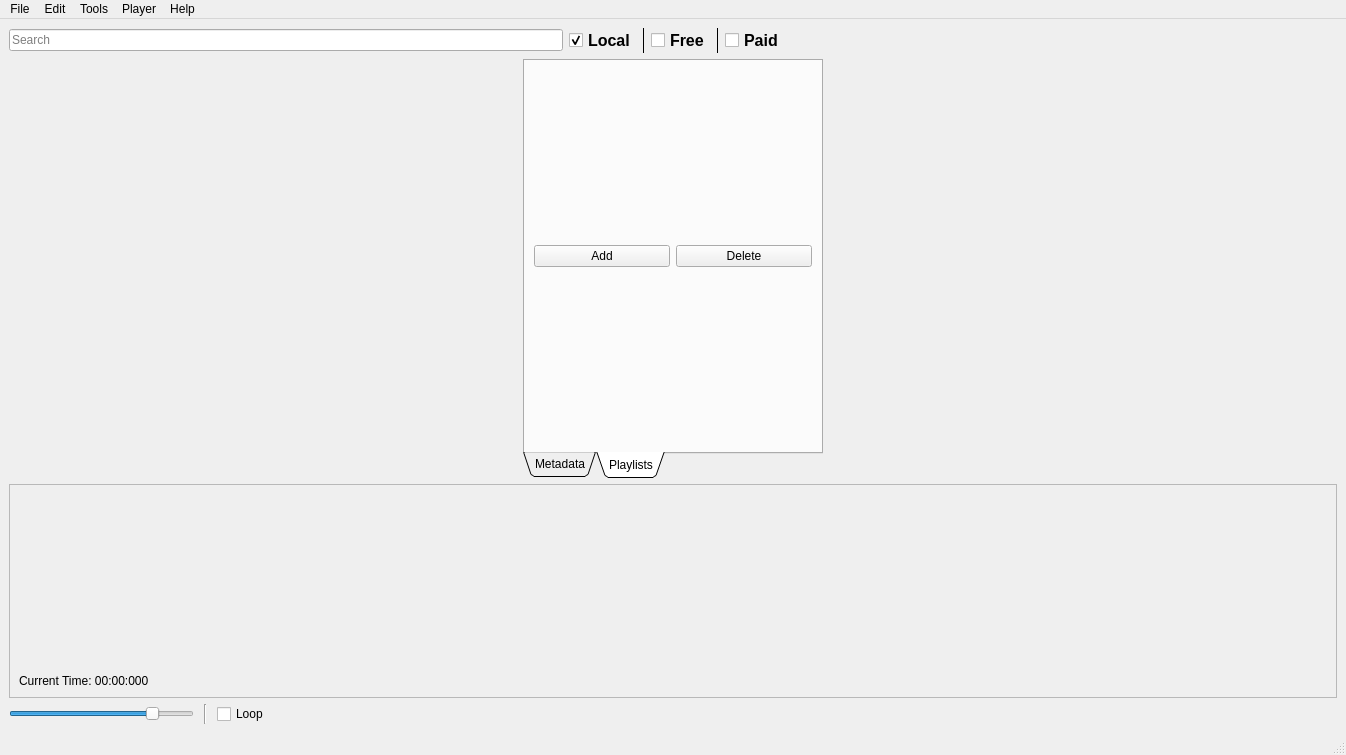
<?xml version="1.0" encoding="UTF-8"?>
<ui version="4.0">
 <class>MainWindow</class>
 <widget class="QMainWindow" name="MainWindow">
  <property name="geometry">
   <rect>
    <x>0</x>
    <y>0</y>
    <width>1346</width>
    <height>755</height>
   </rect>
  </property>
  <property name="windowTitle">
   <string>Sound Library</string>
  </property>
  <property name="windowIcon">
   <iconset>
    <normaloff>../../smith/Desktop/Downloads/Player_-_Audio_Full-512.png</normaloff>../../smith/Desktop/Downloads/Player_-_Audio_Full-512.png</iconset>
  </property>
  <widget class="QWidget" name="centralwidget">
   <layout class="QGridLayout" name="gridLayout">
    <item row="5" column="0">
     <widget class="QFrame" name="player">
      <property name="sizePolicy">
       <sizepolicy hsizetype="Preferred" vsizetype="Fixed">
        <horstretch>0</horstretch>
        <verstretch>0</verstretch>
       </sizepolicy>
      </property>
      <property name="minimumSize">
       <size>
        <width>0</width>
        <height>200</height>
       </size>
      </property>
      <property name="sizeIncrement">
       <size>
        <width>0</width>
        <height>0</height>
       </size>
      </property>
      <property name="baseSize">
       <size>
        <width>0</width>
        <height>0</height>
       </size>
      </property>
      <property name="frameShape">
       <enum>QFrame::StyledPanel</enum>
      </property>
      <property name="frameShadow">
       <enum>QFrame::Raised</enum>
      </property>
      <layout class="QGridLayout" name="gridLayout_2">
       <property name="verticalSpacing">
        <number>0</number>
       </property>
       <item row="1" column="0">
        <layout class="QVBoxLayout" name="verticalLayout">
         <property name="sizeConstraint">
          <enum>QLayout::SetDefaultConstraint</enum>
         </property>
         <item>
          <widget class="QLabel" name="playerAlbumImageLbl">
           <property name="enabled">
            <bool>true</bool>
           </property>
           <property name="sizePolicy">
            <sizepolicy hsizetype="Preferred" vsizetype="Preferred">
             <horstretch>0</horstretch>
             <verstretch>0</verstretch>
            </sizepolicy>
           </property>
           <property name="minimumSize">
            <size>
             <width>180</width>
             <height>180</height>
            </size>
           </property>
           <property name="sizeIncrement">
            <size>
             <width>64</width>
             <height>0</height>
            </size>
           </property>
           <property name="text">
            <string/>
           </property>
           <property name="scaledContents">
            <bool>true</bool>
           </property>
          </widget>
         </item>
         <item>
          <widget class="QLabel" name="currentTimeLabel">
           <property name="text">
            <string>Current Time: 00:00:000</string>
           </property>
          </widget>
         </item>
        </layout>
       </item>
      </layout>
     </widget>
    </item>
    <item row="2" column="0">
     <layout class="QHBoxLayout" name="horizontalLayout">
      <item>
       <widget class="QLineEdit" name="searchLineEdit">
        <property name="acceptDrops">
         <bool>false</bool>
        </property>
        <property name="placeholderText">
         <string>Search</string>
        </property>
       </widget>
      </item>
      <item>
       <widget class="QCheckBox" name="topbarLibraryLocalCheckbox">
        <property name="font">
         <font>
          <pointsize>12</pointsize>
          <weight>75</weight>
          <bold>true</bold>
         </font>
        </property>
        <property name="layoutDirection">
         <enum>Qt::LeftToRight</enum>
        </property>
        <property name="text">
         <string>Local</string>
        </property>
        <property name="shortcut">
         <string>Ctrl+L</string>
        </property>
        <property name="checked">
         <bool>true</bool>
        </property>
       </widget>
      </item>
      <item>
       <widget class="Line" name="line">
        <property name="windowModality">
         <enum>Qt::ApplicationModal</enum>
        </property>
        <property name="frameShadow">
         <enum>QFrame::Plain</enum>
        </property>
        <property name="orientation">
         <enum>Qt::Vertical</enum>
        </property>
       </widget>
      </item>
      <item>
       <widget class="QCheckBox" name="topbarLibraryFreeCheckbox">
        <property name="font">
         <font>
          <pointsize>12</pointsize>
          <weight>75</weight>
          <bold>true</bold>
         </font>
        </property>
        <property name="layoutDirection">
         <enum>Qt::LeftToRight</enum>
        </property>
        <property name="text">
         <string>Free</string>
        </property>
        <property name="shortcut">
         <string>Ctrl+F</string>
        </property>
        <property name="checked">
         <bool>false</bool>
        </property>
       </widget>
      </item>
      <item>
       <widget class="Line" name="line_2">
        <property name="frameShadow">
         <enum>QFrame::Plain</enum>
        </property>
        <property name="orientation">
         <enum>Qt::Vertical</enum>
        </property>
       </widget>
      </item>
      <item>
       <widget class="QCheckBox" name="topbarLibraryPaidCheckbox">
        <property name="font">
         <font>
          <pointsize>12</pointsize>
          <weight>75</weight>
          <bold>true</bold>
         </font>
        </property>
        <property name="layoutDirection">
         <enum>Qt::LeftToRight</enum>
        </property>
        <property name="text">
         <string>Paid</string>
        </property>
        <property name="shortcut">
         <string>Ctrl+P</string>
        </property>
        <property name="checked">
         <bool>false</bool>
        </property>
        <property name="tristate">
         <bool>false</bool>
        </property>
       </widget>
      </item>
      <item>
       <spacer name="horizontalSpacer">
        <property name="orientation">
         <enum>Qt::Horizontal</enum>
        </property>
        <property name="sizeHint" stdset="0">
         <size>
          <width>40</width>
          <height>20</height>
         </size>
        </property>
       </spacer>
      </item>
     </layout>
    </item>
    <item row="4" column="0">
     <layout class="QHBoxLayout" name="mainWidget">
      <property name="sizeConstraint">
       <enum>QLayout::SetFixedSize</enum>
      </property>
      <item>
       <widget class="QTabWidget" name="sidebar">
        <property name="sizePolicy">
         <sizepolicy hsizetype="Maximum" vsizetype="Expanding">
          <horstretch>0</horstretch>
          <verstretch>0</verstretch>
         </sizepolicy>
        </property>
        <property name="minimumSize">
         <size>
          <width>300</width>
          <height>0</height>
         </size>
        </property>
        <property name="tabPosition">
         <enum>QTabWidget::South</enum>
        </property>
        <property name="tabShape">
         <enum>QTabWidget::Triangular</enum>
        </property>
        <property name="currentIndex">
         <number>1</number>
        </property>
        <property name="elideMode">
         <enum>Qt::ElideNone</enum>
        </property>
        <property name="movable">
         <bool>true</bool>
        </property>
        <widget class="QWidget" name="metaTab">
         <attribute name="title">
          <string>Metadata</string>
         </attribute>
         <layout class="QVBoxLayout" name="verticalLayout_2">
          <item>
           <widget class="QLabel" name="metaAlbumImageLbl">
            <property name="sizePolicy">
             <sizepolicy hsizetype="Fixed" vsizetype="Fixed">
              <horstretch>0</horstretch>
              <verstretch>0</verstretch>
             </sizepolicy>
            </property>
            <property name="minimumSize">
             <size>
              <width>100</width>
              <height>100</height>
             </size>
            </property>
            <property name="maximumSize">
             <size>
              <width>16777215</width>
              <height>16777215</height>
             </size>
            </property>
            <property name="sizeIncrement">
             <size>
              <width>0</width>
              <height>0</height>
             </size>
            </property>
            <property name="baseSize">
             <size>
              <width>0</width>
              <height>0</height>
             </size>
            </property>
            <property name="text">
             <string/>
            </property>
            <property name="scaledContents">
             <bool>true</bool>
            </property>
           </widget>
          </item>
          <item>
           <widget class="QScrollArea" name="metaArea">
            <property name="widgetResizable">
             <bool>true</bool>
            </property>
            <widget class="QWidget" name="metaAreaContents">
             <property name="geometry">
              <rect>
               <x>0</x>
               <y>0</y>
               <width>274</width>
               <height>261</height>
              </rect>
             </property>
             <layout class="QVBoxLayout" name="verticalLayout_3">
              <property name="sizeConstraint">
               <enum>QLayout::SetFixedSize</enum>
              </property>
             </layout>
            </widget>
           </widget>
          </item>
         </layout>
        </widget>
        <widget class="QWidget" name="playlistsTab">
         <attribute name="title">
          <string>Playlists</string>
         </attribute>
         <layout class="QGridLayout" name="gridLayout_3">
          <item row="1" column="1">
           <widget class="QPushButton" name="playlistDeleteBtn">
            <property name="text">
             <string>Delete</string>
            </property>
           </widget>
          </item>
          <item row="1" column="0">
           <widget class="QPushButton" name="playlistAddBtn">
            <property name="text">
             <string>Add</string>
            </property>
           </widget>
          </item>
          <item row="0" column="0" colspan="2">
           <layout class="QGridLayout" name="playlistWidgetContainer"/>
          </item>
         </layout>
        </widget>
       </widget>
      </item>
     </layout>
    </item>
    <item row="6" column="0">
     <layout class="QGridLayout" name="lowerPlayer">
      <property name="horizontalSpacing">
       <number>10</number>
      </property>
      <item row="0" column="0">
       <widget class="QSlider" name="volumeSlider">
        <property name="maximumSize">
         <size>
          <width>185</width>
          <height>16777215</height>
         </size>
        </property>
        <property name="autoFillBackground">
         <bool>false</bool>
        </property>
        <property name="styleSheet">
         <string notr="true"/>
        </property>
        <property name="maximum">
         <number>100</number>
        </property>
        <property name="value">
         <number>80</number>
        </property>
        <property name="orientation">
         <enum>Qt::Horizontal</enum>
        </property>
       </widget>
      </item>
      <item row="0" column="2">
       <widget class="QCheckBox" name="loopCheckBox">
        <property name="text">
         <string>Loop</string>
        </property>
        <property name="tristate">
         <bool>false</bool>
        </property>
       </widget>
      </item>
      <item row="0" column="1">
       <widget class="Line" name="line_3">
        <property name="orientation">
         <enum>Qt::Vertical</enum>
        </property>
       </widget>
      </item>
      <item row="0" column="3">
       <spacer name="horizontalSpacer_2">
        <property name="orientation">
         <enum>Qt::Horizontal</enum>
        </property>
        <property name="sizeHint" stdset="0">
         <size>
          <width>40</width>
          <height>20</height>
         </size>
        </property>
       </spacer>
      </item>
      <item row="0" column="4">
       <widget class="QLabel" name="messageLabel">
        <property name="text">
         <string/>
        </property>
       </widget>
      </item>
     </layout>
    </item>
   </layout>
  </widget>
  <widget class="QMenuBar" name="menubar">
   <property name="geometry">
    <rect>
     <x>0</x>
     <y>0</y>
     <width>1346</width>
     <height>21</height>
    </rect>
   </property>
   <widget class="QMenu" name="menuFile">
    <property name="title">
     <string>File</string>
    </property>
    <addaction name="actionImport_Directory"/>
    <addaction name="actionImport_Audio_File"/>
   </widget>
   <widget class="QMenu" name="menuEdit">
    <property name="title">
     <string>Edit</string>
    </property>
   </widget>
   <widget class="QMenu" name="menuHelp">
    <property name="title">
     <string>Help</string>
    </property>
   </widget>
   <widget class="QMenu" name="menuTools">
    <property name="title">
     <string>Tools</string>
    </property>
    <addaction name="actionSearch"/>
   </widget>
   <widget class="QMenu" name="menuPlayer">
    <property name="title">
     <string>Player</string>
    </property>
    <addaction name="actionPlay"/>
   </widget>
   <addaction name="menuFile"/>
   <addaction name="menuEdit"/>
   <addaction name="menuTools"/>
   <addaction name="menuPlayer"/>
   <addaction name="menuHelp"/>
  </widget>
  <widget class="QStatusBar" name="statusbar"/>
  <action name="actionSearch">
   <property name="text">
    <string>Search</string>
   </property>
   <property name="shortcut">
    <string>Return</string>
   </property>
   <property name="shortcutVisibleInContextMenu">
    <bool>true</bool>
   </property>
  </action>
  <action name="actionPlay">
   <property name="text">
    <string>Play</string>
   </property>
   <property name="shortcut">
    <string>Space</string>
   </property>
  </action>
  <action name="actionImport_Directory">
   <property name="text">
    <string>Import Directory</string>
   </property>
  </action>
  <action name="actionImport_Audio_File">
   <property name="text">
    <string>Import Audio File</string>
   </property>
  </action>
 </widget>
 <resources/>
 <connections/>
</ui>
